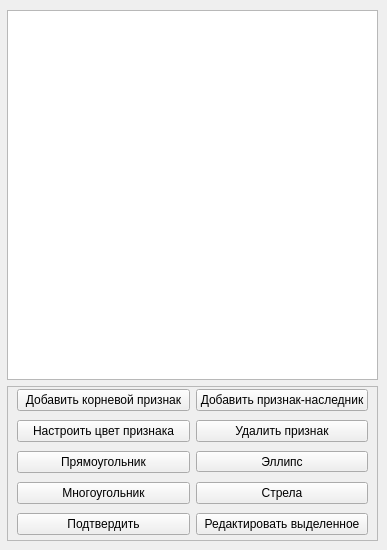
        <widget class="QWidget" name="pageMark">
         <widget class="QWidget" name="layoutWidget">
          <property name="geometry">
           <rect>
            <x>7</x>
            <y>10</y>
            <width>371</width>
            <height>531</height>
           </rect>
          </property>
          <layout class="QVBoxLayout" name="verticalLayoutMark">
           <item>
            <widget class="QTreeWidget" name="treeWidget">
             <attribute name="headerVisible">
              <bool>false</bool>
             </attribute>
             <column>
              <property name="text">
               <string>1</string>
              </property>
             </column>
            </widget>
           </item>
           <item>
            <widget class="QFrame" name="frameMtools">
             <property name="enabled">
              <bool>true</bool>
             </property>
             <property name="sizePolicy">
              <sizepolicy hsizetype="Preferred" vsizetype="Fixed">
               <horstretch>0</horstretch>
               <verstretch>155</verstretch>
              </sizepolicy>
             </property>
             <property name="minimumSize">
              <size>
               <width>0</width>
               <height>155</height>
              </size>
             </property>
             <property name="maximumSize">
              <size>
               <width>16777215</width>
               <height>155</height>
              </size>
             </property>
             <property name="frameShape">
              <enum>QFrame::StyledPanel</enum>
             </property>
             <property name="frameShadow">
              <enum>QFrame::Raised</enum>
             </property>
             <widget class="QWidget" name="layoutWidget">
              <property name="geometry">
               <rect>
                <x>10</x>
                <y>0</y>
                <width>351</width>
                <height>152</height>
               </rect>
              </property>
              <layout class="QGridLayout" name="gridLayoutMtools">
               <item row="3" column="0">
                <widget class="QToolButton" name="toolRect">
                 <property name="sizePolicy">
                  <sizepolicy hsizetype="Expanding" vsizetype="Fixed">
                   <horstretch>94</horstretch>
                   <verstretch>22</verstretch>
                  </sizepolicy>
                 </property>
                 <property name="minimumSize">
                  <size>
                   <width>94</width>
                   <height>22</height>
                  </size>
                 </property>
                 <property name="text">
                  <string>Прямоугольник</string>
                 </property>
                 <property name="checkable">
                  <bool>true</bool>
                 </property>
                </widget>
               </item>
               <item row="4" column="0">
                <widget class="QToolButton" name="toolPoly">
                 <property name="sizePolicy">
                  <sizepolicy hsizetype="Expanding" vsizetype="Fixed">
                   <horstretch>94</horstretch>
                   <verstretch>22</verstretch>
                  </sizepolicy>
                 </property>
                 <property name="minimumSize">
                  <size>
                   <width>94</width>
                   <height>22</height>
                  </size>
                 </property>
                 <property name="text">
                  <string>Многоугольник</string>
                 </property>
                 <property name="checkable">
                  <bool>true</bool>
                 </property>
                </widget>
               </item>
               <item row="4" column="1">
                <widget class="QToolButton" name="toolArrow">
                 <property name="sizePolicy">
                  <sizepolicy hsizetype="Expanding" vsizetype="Fixed">
                   <horstretch>94</horstretch>
                   <verstretch>22</verstretch>
                  </sizepolicy>
                 </property>
                 <property name="minimumSize">
                  <size>
                   <width>94</width>
                   <height>22</height>
                  </size>
                 </property>
                 <property name="text">
                  <string>Стрела</string>
                 </property>
                 <property name="checkable">
                  <bool>true</bool>
                 </property>
                </widget>
               </item>
               <item row="3" column="1">
                <widget class="QToolButton" name="toolEllipse">
                 <property name="sizePolicy">
                  <sizepolicy hsizetype="Expanding" vsizetype="Fixed">
                   <horstretch>94</horstretch>
                   <verstretch>22</verstretch>
                  </sizepolicy>
                 </property>
                 <property name="minimumSize">
                  <size>
                   <width>94</width>
                   <height>0</height>
                  </size>
                 </property>
                 <property name="text">
                  <string>Эллипс</string>
                 </property>
                 <property name="checkable">
                  <bool>true</bool>
                 </property>
                </widget>
               </item>
               <item row="1" column="0">
                <widget class="QToolButton" name="toolAddRoot">
                 <property name="sizePolicy">
                  <sizepolicy hsizetype="Expanding" vsizetype="Fixed">
                   <horstretch>94</horstretch>
                   <verstretch>22</verstretch>
                  </sizepolicy>
                 </property>
                 <property name="minimumSize">
                  <size>
                   <width>94</width>
                   <height>22</height>
                  </size>
                 </property>
                 <property name="text">
                  <string>Добавить корневой признак</string>
                 </property>
                </widget>
               </item>
               <item row="1" column="1">
                <widget class="QToolButton" name="toolAddChild">
                 <property name="enabled">
                  <bool>true</bool>
                 </property>
                 <property name="sizePolicy">
                  <sizepolicy hsizetype="Expanding" vsizetype="Fixed">
                   <horstretch>94</horstretch>
                   <verstretch>22</verstretch>
                  </sizepolicy>
                 </property>
                 <property name="minimumSize">
                  <size>
                   <width>94</width>
                   <height>22</height>
                  </size>
                 </property>
                 <property name="text">
                  <string>Добавить признак-наследник</string>
                 </property>
                </widget>
               </item>
               <item row="2" column="1">
                <widget class="QToolButton" name="toolRem">
                 <property name="sizePolicy">
                  <sizepolicy hsizetype="Expanding" vsizetype="Fixed">
                   <horstretch>94</horstretch>
                   <verstretch>22</verstretch>
                  </sizepolicy>
                 </property>
                 <property name="minimumSize">
                  <size>
                   <width>94</width>
                   <height>22</height>
                  </size>
                 </property>
                 <property name="text">
                  <string>Удалить признак</string>
                 </property>
                </widget>
               </item>
               <item row="2" column="0">
                <widget class="QToolButton" name="toolCol">
                 <property name="sizePolicy">
                  <sizepolicy hsizetype="Expanding" vsizetype="Fixed">
                   <horstretch>94</horstretch>
                   <verstretch>22</verstretch>
                  </sizepolicy>
                 </property>
                 <property name="minimumSize">
                  <size>
                   <width>94</width>
                   <height>22</height>
                  </size>
                 </property>
                 <property name="text">
                  <string>Настроить цвет признака</string>
                 </property>
                </widget>
               </item>
               <item row="5" column="0">
                <widget class="QToolButton" name="toolConf">
                 <property name="enabled">
                  <bool>true</bool>
                 </property>
                 <property name="sizePolicy">
                  <sizepolicy hsizetype="Expanding" vsizetype="Fixed">
                   <horstretch>94</horstretch>
                   <verstretch>22</verstretch>
                  </sizepolicy>
                 </property>
                 <property name="minimumSize">
                  <size>
                   <width>94</width>
                   <height>22</height>
                  </size>
                 </property>
                 <property name="text">
                  <string>Подтвердить</string>
                 </property>
                 <property name="checkable">
                  <bool>false</bool>
                 </property>
                </widget>
               </item>
               <item row="5" column="1">
                <widget class="QToolButton" name="toolEdit">
                 <property name="enabled">
                  <bool>true</bool>
                 </property>
                 <property name="sizePolicy">
                  <sizepolicy hsizetype="Expanding" vsizetype="Fixed">
                   <horstretch>94</horstretch>
                   <verstretch>22</verstretch>
                  </sizepolicy>
                 </property>
                 <property name="minimumSize">
                  <size>
                   <width>94</width>
                   <height>22</height>
                  </size>
                 </property>
                 <property name="text">
                  <string>Редактировать выделенное</string>
                 </property>
                 <property name="checkable">
                  <bool>false</bool>
                 </property>
                </widget>
               </item>
              </layout>
             </widget>
            </widget>
           </item>
          </layout>
         </widget>
        </widget>
